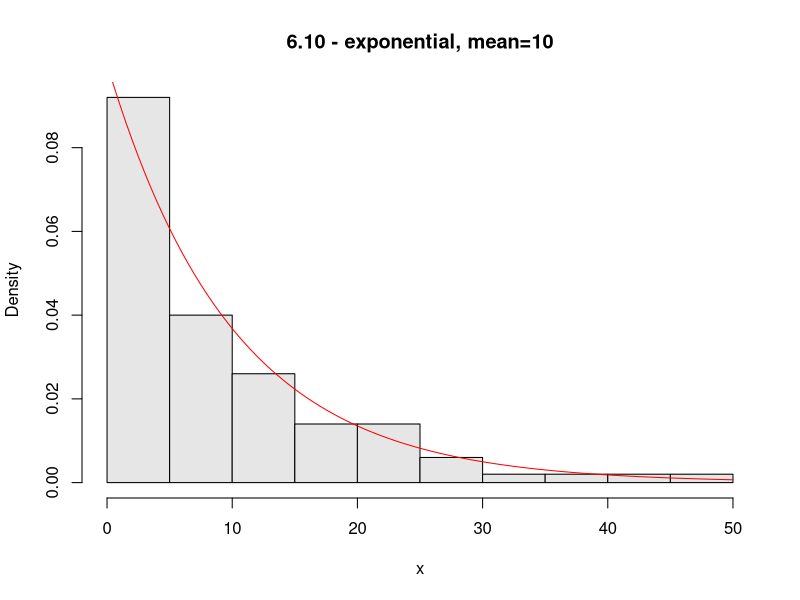

Here is the R script that generated this plot:
#Section 6: Random Data

# Assignment 5.5

#Question 1

#Generate 10 random numbers from a uniform distribution on [0,10]. Use R 
#to find the maximum and minimum values.x


x <- runif(10, min=0, max=10)
x

min(x)
max(x)

#output
#> x <- runif(10, min=0, max=10)
#> x
#[1] 9.579925 8.286251 1.192788 2.403410 7.431885 3.157976 3.562254 9.143599
#[9] 2.744015 4.333381
#> 
#> min(x)
#[1] 1.192788
#> max(x)
#[1] 9.579925


# Question 2

#Generate 10 random normal numbers with mean 5 and standard deviation 5
#(normal(5,5)). How many are less than 0?


x <- rnorm(10, mean=5, sd=5)
x

sum(x<0)

#output
#> x <- rnorm(10, mean=5, sd=5)
#> x
#[1]  5.2730258 13.5383871 -0.4718649  3.5535909 16.0370648  7.5937450
#[7] -2.0245897 15.0743224 -0.9407917  5.9519040
#> sum(x<0)
#[1] 3


# Question 3

#Generate 100 random normal numbers with mean 100 and standard deviation
#10. How many are 2 standard deviations from the mean (smaller than 80 or
#bigger than 120)?


m = 100
s = 10
x <- rnorm(100, mean=m, sd=s)

sum(x<m-2*s | x>m+2*s)

#output
#> m = 100
#> s = 10
#> x <- rnorm(100, mean=m, sd=s)
#> sum(x<m-2*s | x>m+2*s)
#[1] 3


# Question 4

#Toss a fair coin 50 times (using R). How many heads do you have?


n = 1
p = 0.5
x <- rbinom(50, n, p)

sum(x==1)

#output
#> n = 1
#> p = 0.5
#> x <- rbinom(50, n, p)
#> 
#> sum(x==1)
#[1] 32


# Question 5

#Roll a \die" 100 times. How many 6's did you see?


x <- sample(1:6, 100, replace=T)

sum(x==6)

#output
#> x <- sample(1:6, 100, replace=T)
#> 
#> sum(x==6)
#[1] 17


# Question 6

#Select 6 numbers from a lottery containing 49 balls. What is the largest
#number? What is the smallest? Answer these using R.


x <- sample(1:49, 6, replace=F)
x

min(x)
max(x)

#output
#> x <- sample(1:49, 6, replace=F)
#> x
#[1] 25 37 21  6 12 24
#> 
#> min(x)
#[1] 6
#> max(x)
#[1] 37


# Question 7

#For normal(0,1), find a number z* solving P(Z<=z*)=.05 (use qnorm).


qnorm(0.05, 0, 1)

#output
#> qnorm(0.05, 0, 1)
#[1] -1.644854


# Question 8

#For normal(0,1), find a number z* solving P(-z*<=Z<=z*)=.05 (use qnorm
#and symmetry).


z <- qnorm(0.525)
z

pnorm(-1*z)

pnorm(z)

#output
#> z <- qnorm(0.525)
#> z
#[1] 0.06270678
#> 
#> pnorm(-1*z)
#[1] 0.475
#> 
#> pnorm(z)
#[1] 0.525


# Question 9

#How much area (probability) is to the right of 1.5 for a normal(0,2)?


pnorm(1.5, 0, 2, lower.tail=F)

#output
#> pnorm(1.5, 0, 2, lower.tail=F)
#[1] 0.2266274


# Question 10

#Make a histogram of 100 exponential numbers with mean 10. Estimate the
#median. Is it more or less than the mean?


x <- rexp(100, 1/10)

hist(x, probability=T, col=gray(0.9), main="6.10 - exponential, mean=10")
curve(dexp(x, 1/10), col="red", add=T)

median(x)

#output
#> x <- rexp(100, 1/10)
#> 
#> hist(x, probability=T, col=gray(0.9), main="6.10 - exponential, mean=10")
#> curve(dexp(x, 1/10), col="red", add=T)
#> 
#> median(x)
#[1] 6.512419


# Question 11

#Can you figure out what this R command does?
#> rnorm(5,mean=0,sd=1:5)


rnorm(5, mean=0, sd=1:5)

#output
#> rnorm(5, mean=0, sd=1:5)
#[1]  0.5725492 -1.9544717 -1.8445412  1.6105403 -2.7506195


# Question 12

#Use R to pick 5 cards from a deck of 52. Did you get a pair or better?
#Repeat until you do. How long did it take?


cards = paste(rep(c("A",2:10,"J","Q","K"),4),c("H","D","S","C"))
cards

sample(cards, 5)
sample(cards, 5)

#output
#> cards = paste(rep(c("A",2:10,"J","Q","K"),4),c("H","D","S","C"))
#> cards
#[1] "A H"  "2 D"  "3 S"  "4 C"  "5 H"  "6 D"  "7 S"  "8 C"  "9 H"  "10 D"
#[11] "J S"  "Q C"  "K H"  "A D"  "2 S"  "3 C"  "4 H"  "5 D"  "6 S"  "7 C" 
#[21] "8 H"  "9 D"  "10 S" "J C"  "Q H"  "K D"  "A S"  "2 C"  "3 H"  "4 D" 
#[31] "5 S"  "6 C"  "7 H"  "8 D"  "9 S"  "10 C" "J H"  "Q D"  "K S"  "A C" 
#[41] "2 H"  "3 D"  "4 S"  "5 C"  "6 H"  "7 D"  "8 S"  "9 C"  "10 H" "J D" 
#[51] "Q S"  "K C" 
#> 
#> sample(cards, 5)
#[1] "6 D"  "7 C"  "5 H"  "K S"  "10 C"
#> sample(cards, 5)
#[1] "9 H"  "10 S" "2 C"  "8 D"  "7 D" 
#> sample(cards, 5)
#[1] "A D"  "10 S" "6 H"  "K H"  "2 C" 
#> sample(cards, 5)
#[1] "Q D"  "Q H"  "9 S"  "7 C"  "10 C"
#  ... it only took 4 tries before getting a pair of queens!